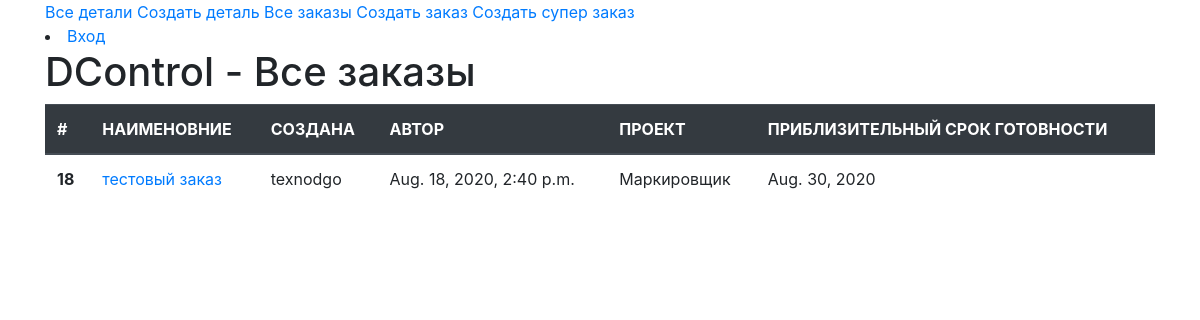
Page /all/AllOrders on the earlier database version.
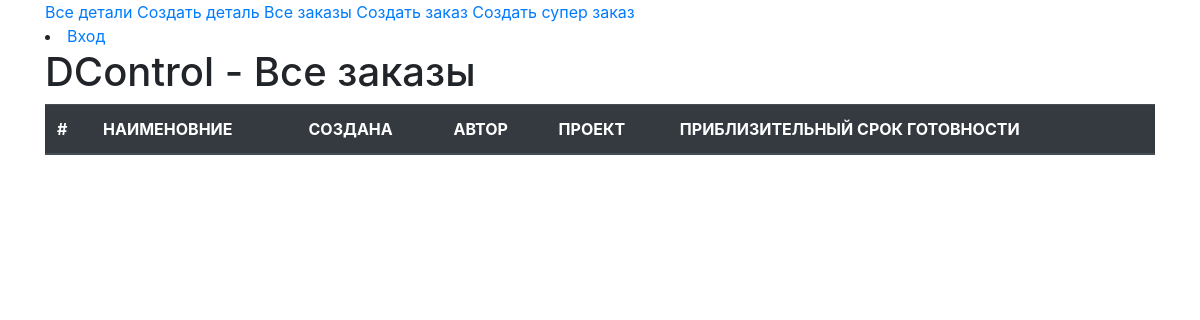
Same page on the later database version.
### MainApp/models.py (models this page shows)
class Order(models.Model):
    title = models.CharField(max_length=100, verbose_name='НАЗВАНИЕ ЗАКАЗА')  #
    create = models.DateTimeField(default=timezone.now)  #
    author = models.ForeignKey(User, on_delete=models.CASCADE, verbose_name='АВТОР ЗАКАЗА')  #
    project = models.ForeignKey(Project, on_delete=models.CASCADE, verbose_name='НАЗНАЧЕНИЕ ЗАКАЗА')  #
    readiness = models.DateField(verbose_name='ПРИБЛИЗИТЕЛЬНЫЙ СРОК ГОТОВНОСТИ')  #
    table = models.FileField(upload_to='TABLES', verbose_name='ТАБЛИЦА', null=True)
    qr_code_list = models.FileField(upload_to='QR_CODE_LIST', verbose_name='ФАЙЛ С КОДАМИ', null=True)

class Project(models.Model):
    title = models.CharField(max_length=100, verbose_name='НАЗВАНИЕ ПРОЕКТА')
    def __str__(self):
        return self.title

### MainApp/views.py (the view)
# urls.py: path('AllOrders', orders_all, name='orders_all'),
def orders_all(request):
    all_orders = Order.objects.all()
    context = {
        'all_orders': all_orders,
    }
    return render(request, 'MainApp/All_Orders.html', context)

### MainApp/templates/MainApp/All_Orders.html (shortened to what this page needs)
{% extends "MainApp/base.html" %}
{% block content %}
{% load static %}
<div class="container">
  <h1>DControl - Все заказы</h1>
  <table class="table">
    <thead class="thead-dark">
      <tr>
        <th scope="col">#</th>
        <th scope="col">НАИМЕНОВНИЕ</th>
        <th scope="col">СОЗДАНА</th>
        <th scope="col">АВТОР</th>
        <th scope="col">ПРОЕКТ</th>
        <th scope="col">ПРИБЛИЗИТЕЛЬНЫЙ СРОК ГОТОВНОСТИ</th>
      </tr>
    </thead>
    <tbody>
      {% for order in all_orders %}
      {% if order %}
        <tr>
          <th scope="row">{{order.id}}</th>
          <td><a href="{% url 'order_view' url=order.pk %}">{{order.title}}</a></td>
          <td>{{order.author}}</td>
          <td>{{order.create}}</td>
          <td>{{order.project}}</td>
          <td>{{order.readiness}}</td>
        </tr>
      {% endif %}
      {% endfor %}
    </tbody>
  </table>
</div>
{% endblock %}

### MainApp/templates/MainApp/base.html (shortened to what this page needs)
<!DOCTYPE html>
{% load i18n %}
{% load static %}
<html lang="en" style="height:100%; margin:0;">
<head>
    <link rel="stylesheet" href="https://stackpath.bootstrapcdn.com/bootstrap/4.4.1/css/bootstrap.min.css"
>
</head>
<body style="">
    <div class="container">
        <a href="{% url 'details_all' %}">Все детали</a>
        <a href="{% url 'detail_create' %}">Создать деталь</a>
        <a href="{% url 'orders_all' %}">Все заказы</a>
        <a href="{% url 'order_create' %}">Создать заказ</a>
        <a href="{% url 'order_super_create' %}">Создать супер заказ</a>
        {% if user.is_authenticated %}
          <li>User: {{ user.get_username }}</li>
          <li><a href="{% url 'logout'%}?next={{request.path}}">Выход</a></li>
        {% else %}
          <li><a href="{% url 'login'%}?next={{request.path}}">Вход</a></li>
        {% endif %}
    </div>
    {% block content %}
    {% endblock %}
</body>
</html>

Differences in the rows shown:
removed Order: id "18", title "тестовый заказ", author "texnodgo", create "Aug. 18, 2020, 2:40 p.m.", project "Маркировщик", readiness "Aug. 30, 2020"
